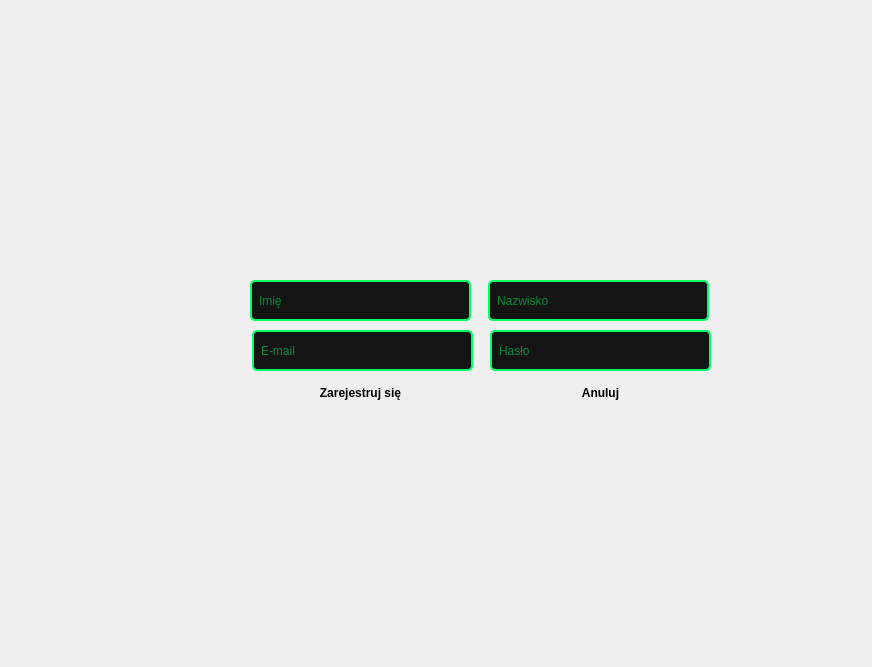
<?xml version="1.0" encoding="UTF-8"?>
<ui version="4.0">
 <class>RegisterDialog</class>
 <widget class="QWidget" name="RegisterDialog">
  <property name="geometry">
   <rect>
    <x>0</x>
    <y>0</y>
    <width>872</width>
    <height>667</height>
   </rect>
  </property>
  <property name="windowTitle">
   <string>register</string>
  </property>
  <widget class="QLabel" name="label">
   <property name="geometry">
    <rect>
     <x>340</x>
     <y>20</y>
     <width>250</width>
     <height>250</height>
    </rect>
   </property>
   <property name="text">
    <string/>
   </property>
   <property name="pixmap">
    <pixmap>../resources/icons/logo_icon.png</pixmap>
   </property>
   <property name="scaledContents">
    <bool>true</bool>
   </property>
   <property name="alignment">
    <set>Qt::AlignmentFlag::AlignCenter</set>
   </property>
  </widget>
  <widget class="QLineEdit" name="emailLineEdit">
   <property name="geometry">
    <rect>
     <x>252</x>
     <y>330</y>
     <width>221</width>
     <height>41</height>
    </rect>
   </property>
   <property name="styleSheet">
    <string notr="true">background-color: rgb(20,20,20);
color: rgb(0,255,100);
border: 2px solid rgb(0,255,100);
border-radius:5px;
padding:5px;</string>
   </property>
   <property name="echoMode">
    <enum>QLineEdit::EchoMode::Normal</enum>
   </property>
   <property name="placeholderText">
    <string>E-mail</string>
   </property>
  </widget>
  <widget class="QLineEdit" name="nameLineEdit">
   <property name="geometry">
    <rect>
     <x>250</x>
     <y>280</y>
     <width>221</width>
     <height>41</height>
    </rect>
   </property>
   <property name="styleSheet">
    <string notr="true">background-color: rgb(20,20,20);
color: rgb(0,255,100);
border: 2px solid rgb(0,255,100);
border-radius:5px;
padding:5px;</string>
   </property>
   <property name="placeholderText">
    <string>Imię</string>
   </property>
  </widget>
  <widget class="QPushButton" name="registerButton">
   <property name="geometry">
    <rect>
     <x>250</x>
     <y>380</y>
     <width>221</width>
     <height>26</height>
    </rect>
   </property>
   <property name="styleSheet">
    <string notr="true">background-color: qlineargradient(spread:pad, x1:0, y1:0, x2:1, y2:0,
                                  stop:0 rgb(0,255,100),
                                  stop:1 rgb(0,200,50));
color: black;                  /* kolor tekstu */
font-weight: bold;             /* pogrubienie */
border-radius: 5px;            /* zaokrąglone rogi */</string>
   </property>
   <property name="text">
    <string>Zarejestruj się</string>
   </property>
  </widget>
  <widget class="QLineEdit" name="surnameLineEdit">
   <property name="geometry">
    <rect>
     <x>488</x>
     <y>280</y>
     <width>221</width>
     <height>41</height>
    </rect>
   </property>
   <property name="styleSheet">
    <string notr="true">background-color: rgb(20,20,20);
color: rgb(0,255,100);
border: 2px solid rgb(0,255,100);
border-radius:5px;
padding:5px;</string>
   </property>
   <property name="placeholderText">
    <string>Nazwisko</string>
   </property>
  </widget>
  <widget class="QLineEdit" name="passwordLineEdit_2">
   <property name="geometry">
    <rect>
     <x>490</x>
     <y>330</y>
     <width>221</width>
     <height>41</height>
    </rect>
   </property>
   <property name="styleSheet">
    <string notr="true">background-color: rgb(20,20,20);
color: rgb(0,255,100);
border: 2px solid rgb(0,255,100);
border-radius:5px;
padding:5px;</string>
   </property>
   <property name="echoMode">
    <enum>QLineEdit::EchoMode::Password</enum>
   </property>
   <property name="placeholderText">
    <string>Hasło</string>
   </property>
  </widget>
  <widget class="QPushButton" name="retreatButton">
   <property name="geometry">
    <rect>
     <x>490</x>
     <y>380</y>
     <width>221</width>
     <height>26</height>
    </rect>
   </property>
   <property name="styleSheet">
    <string notr="true">background-color: qlineargradient(spread:pad, x1:0, y1:0, x2:1, y2:0,
                                  stop:0 rgb(0,255,100),
                                  stop:1 rgb(0,200,50));
color: black;                  /* kolor tekstu */
font-weight: bold;             /* pogrubienie */
border-radius: 5px;            /* zaokrąglone rogi */</string>
   </property>
   <property name="text">
    <string>Anuluj</string>
   </property>
  </widget>
 </widget>
 <resources/>
 <connections/>
</ui>
